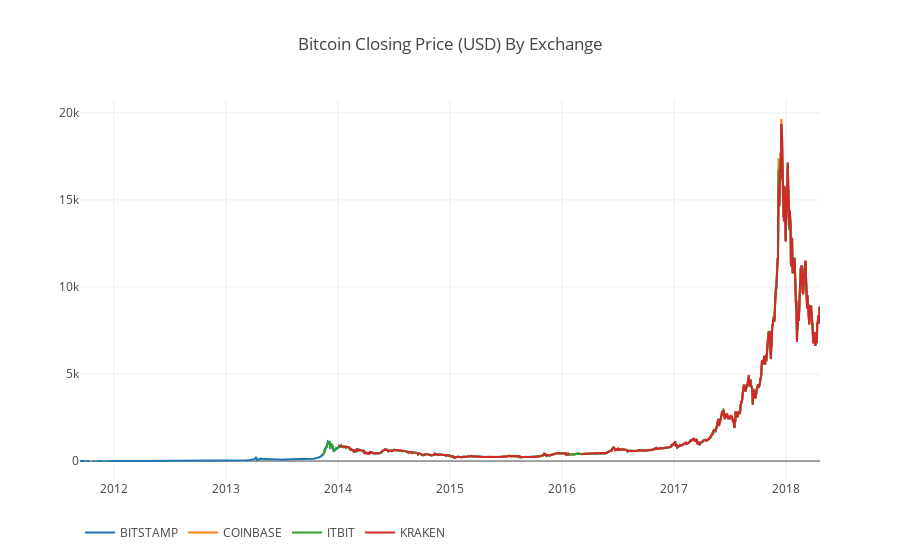

Notebook code cell kept with this figure:
### Code cell
# Remove "0" values
btc_usd_datasets_close.replace(0, np.nan, inplace=True)
btc_usd_datasets_open.replace(0, np.nan, inplace=True)
btc_usd_datasets_high.replace(0, np.nan, inplace=True)
btc_usd_datasets_low.replace(0, np.nan, inplace=True)

# Plot the cleaned dataframe
df_scatter(btc_usd_datasets_close, 'Bitcoin Closing Price (USD) By Exchange')

### Figure 1 — Plotly figure (JSON) as saved in the notebook; plotly's stock layout.template omitted (floating-point values rounded to 4 significant figures; data arrays with more than 128 entries replaced by an {"elided": "..."} marker saying what was removed)
{"data": [{"name": "BITSTAMP", "type": "scatter", "visible": "visible", "x": {"elided": "2413 str values"}, "y": {"elided": "2413 float values"}}, {"name": "COINBASE", "type": "scatter", "visible": "visible", "x": {"elided": "2413 str values"}, "y": {"elided": "2413 float values"}}, {"name": "ITBIT", "type": "scatter", "visible": "visible", "x": {"elided": "2413 str values"}, "y": {"elided": "2413 float values"}}, {"name": "KRAKEN", "type": "scatter", "visible": "visible", "x": {"elided": "2413 str values"}, "y": {"elided": "2413 float values"}}], "layout": {"legend": {"orientation": "h"}, "title": "Bitcoin Closing Price (USD) By Exchange", "xaxis": {"type": "date"}, "yaxis": {"showticklabels": true, "title": "", "type": "linear"}}}
